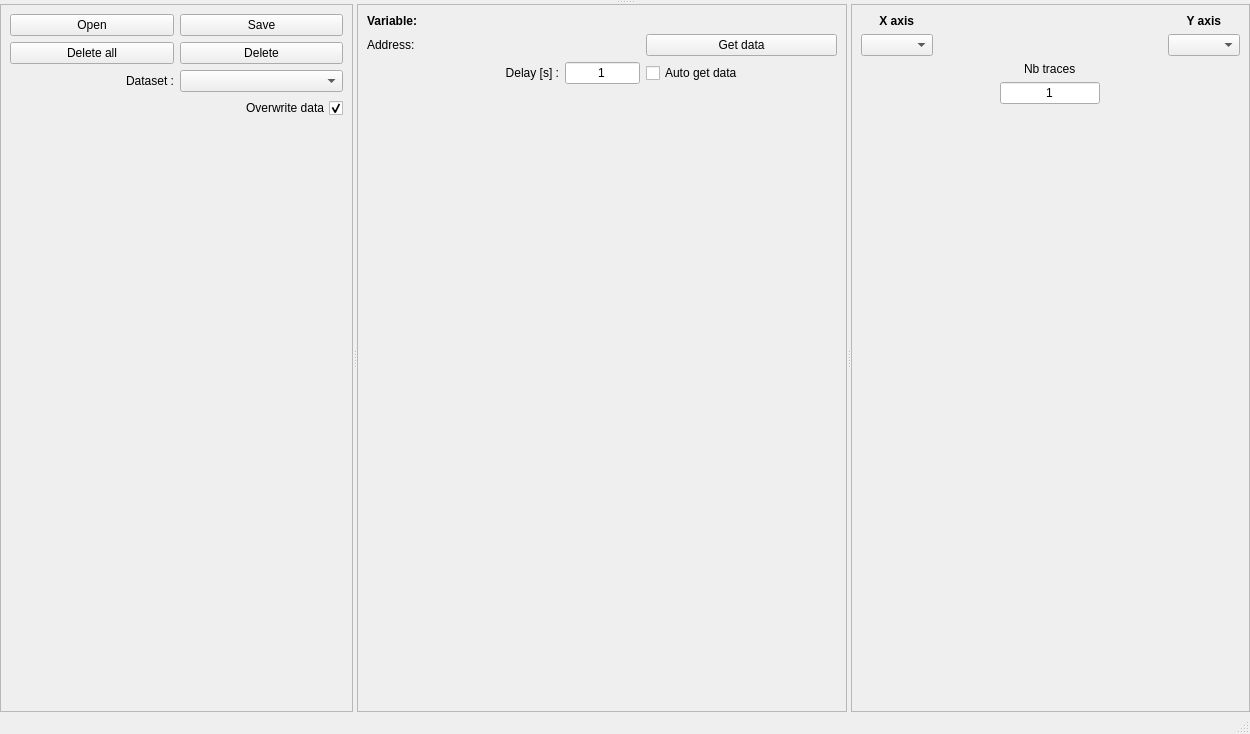
<?xml version="1.0" encoding="UTF-8"?>
<ui version="4.0">
 <class>MainWindow</class>
 <widget class="QMainWindow" name="MainWindow">
  <property name="geometry">
   <rect>
    <x>0</x>
    <y>0</y>
    <width>1250</width>
    <height>734</height>
   </rect>
  </property>
  <widget class="QWidget" name="centralwidget">
   <layout class="QVBoxLayout" name="verticalLayout_6">
    <property name="leftMargin">
     <number>0</number>
    </property>
    <property name="topMargin">
     <number>0</number>
    </property>
    <property name="rightMargin">
     <number>0</number>
    </property>
    <property name="bottomMargin">
     <number>0</number>
    </property>
    <item>
     <widget class="QSplitter" name="splitter">
      <property name="orientation">
       <enum>Qt::Vertical</enum>
      </property>
      <widget class="QSplitter" name="splitter_3">
       <property name="orientation">
        <enum>Qt::Horizontal</enum>
       </property>
       <widget class="QWidget" name="layoutWidget">
        <layout class="QVBoxLayout" name="graph"/>
       </widget>
      </widget>
      <widget class="QFrame" name="frame">
       <property name="frameShape">
        <enum>QFrame::NoFrame</enum>
       </property>
       <layout class="QHBoxLayout" name="horizontalLayout_2">
        <property name="spacing">
         <number>20</number>
        </property>
        <property name="leftMargin">
         <number>0</number>
        </property>
        <property name="topMargin">
         <number>0</number>
        </property>
        <property name="rightMargin">
         <number>0</number>
        </property>
        <property name="bottomMargin">
         <number>0</number>
        </property>
        <item>
         <widget class="QSplitter" name="splitter_2">
          <property name="orientation">
           <enum>Qt::Horizontal</enum>
          </property>
          <widget class="QFrame" name="frame3">
           <property name="frameShape">
            <enum>QFrame::StyledPanel</enum>
           </property>
           <layout class="QVBoxLayout" name="verticalLayout_2">
            <item>
             <layout class="QHBoxLayout" name="horizontalLayout_4">
              <item>
               <widget class="QPushButton" name="openButton">
                <property name="toolTip">
                 <string>Open data</string>
                </property>
                <property name="text">
                 <string>Open</string>
                </property>
               </widget>
              </item>
              <item>
               <widget class="QPushButton" name="save_pushButton">
                <property name="toolTip">
                 <string>Save selected data</string>
                </property>
                <property name="text">
                 <string>Save</string>
                </property>
               </widget>
              </item>
             </layout>
            </item>
            <item>
             <layout class="QHBoxLayout" name="horizontalLayout_3">
              <item>
               <widget class="QPushButton" name="clear_all_pushButton">
                <property name="toolTip">
                 <string>Delete all data</string>
                </property>
                <property name="text">
                 <string>Delete all</string>
                </property>
               </widget>
              </item>
              <item>
               <widget class="QPushButton" name="clear_pushButton">
                <property name="toolTip">
                 <string>Delete selected data</string>
                </property>
                <property name="text">
                 <string>Delete</string>
                </property>
               </widget>
              </item>
             </layout>
            </item>
            <item>
             <layout class="QHBoxLayout" name="horizontalLayout">
              <item>
               <widget class="QLabel" name="label_5">
                <property name="sizePolicy">
                 <sizepolicy hsizetype="Minimum" vsizetype="Preferred">
                  <horstretch>0</horstretch>
                  <verstretch>0</verstretch>
                 </sizepolicy>
                </property>
                <property name="text">
                 <string>Dataset :</string>
                </property>
                <property name="alignment">
                 <set>Qt::AlignRight|Qt::AlignTrailing|Qt::AlignVCenter</set>
                </property>
               </widget>
              </item>
              <item>
               <widget class="QComboBox" name="data_comboBox">
                <property name="toolTip">
                 <string>Select dataset to display</string>
                </property>
                <property name="sizeAdjustPolicy">
                 <enum>QComboBox::AdjustToContents</enum>
                </property>
               </widget>
              </item>
             </layout>
            </item>
            <item>
             <layout class="QHBoxLayout" name="horizontalLayout_6">
              <item>
               <widget class="QCheckBox" name="overwriteDataButton">
                <property name="toolTip">
                 <string>Select if want to overwrite data with same name</string>
                </property>
                <property name="layoutDirection">
                 <enum>Qt::RightToLeft</enum>
                </property>
                <property name="text">
                 <string>Overwrite data</string>
                </property>
                <property name="checked">
                 <bool>true</bool>
                </property>
               </widget>
              </item>
             </layout>
            </item>
            <item>
             <spacer name="verticalSpacer_3">
              <property name="orientation">
               <enum>Qt::Vertical</enum>
              </property>
              <property name="sizeHint" stdset="0">
               <size>
                <width>20</width>
                <height>40</height>
               </size>
              </property>
             </spacer>
            </item>
           </layout>
          </widget>
          <widget class="QFrame" name="frame_variable">
           <property name="frameShape">
            <enum>QFrame::StyledPanel</enum>
           </property>
           <layout class="QGridLayout" name="layout_variable">
            <item row="1" column="3">
             <widget class="QPushButton" name="plotDataButton">
              <property name="toolTip">
               <string>Display data from the given variable address</string>
              </property>
              <property name="text">
               <string>Get data</string>
              </property>
             </widget>
            </item>
            <item row="1" column="1">
             <widget class="QLabel" name="label">
              <property name="text">
               <string>Address:</string>
              </property>
             </widget>
            </item>
            <item row="2" column="2">
             <widget class="QLineEdit" name="delay_lineEdit">
              <property name="sizePolicy">
               <sizepolicy hsizetype="Fixed" vsizetype="Fixed">
                <horstretch>0</horstretch>
                <verstretch>0</verstretch>
               </sizepolicy>
              </property>
              <property name="minimumSize">
               <size>
                <width>50</width>
                <height>0</height>
               </size>
              </property>
              <property name="maximumSize">
               <size>
                <width>75</width>
                <height>16777215</height>
               </size>
              </property>
              <property name="toolTip">
               <string>Pause delay between data acquisition</string>
              </property>
              <property name="text">
               <string>1</string>
              </property>
              <property name="alignment">
               <set>Qt::AlignCenter</set>
              </property>
             </widget>
            </item>
            <item row="2" column="3">
             <widget class="QCheckBox" name="auto_plotDataButton">
              <property name="text">
               <string>Auto get data</string>
              </property>
             </widget>
            </item>
            <item row="3" column="2">
             <spacer name="verticalSpacer_2">
              <property name="orientation">
               <enum>Qt::Vertical</enum>
              </property>
              <property name="sizeHint" stdset="0">
               <size>
                <width>20</width>
                <height>40</height>
               </size>
              </property>
             </spacer>
            </item>
            <item row="0" column="1">
             <widget class="QLabel" name="label_8">
              <property name="font">
               <font>
                <weight>75</weight>
                <bold>true</bold>
               </font>
              </property>
              <property name="text">
               <string>Variable:</string>
              </property>
              <property name="alignment">
               <set>Qt::AlignLeading|Qt::AlignLeft|Qt::AlignTop</set>
              </property>
             </widget>
            </item>
            <item row="2" column="1">
             <widget class="QLabel" name="label_2">
              <property name="text">
               <string>Delay [s] :</string>
              </property>
              <property name="alignment">
               <set>Qt::AlignRight|Qt::AlignTrailing|Qt::AlignVCenter</set>
              </property>
             </widget>
            </item>
           </layout>
          </widget>
          <widget class="QFrame" name="frame6">
           <property name="frameShape">
            <enum>QFrame::StyledPanel</enum>
           </property>
           <layout class="QVBoxLayout" name="verticalLayout">
            <item>
             <layout class="QHBoxLayout" name="horizontalLayout_5">
              <item>
               <layout class="QVBoxLayout" name="verticalLayout_3">
                <item alignment="Qt::AlignHCenter">
                 <widget class="QLabel" name="label_6">
                  <property name="font">
                   <font>
                    <weight>75</weight>
                    <bold>true</bold>
                   </font>
                  </property>
                  <property name="text">
                   <string>X axis</string>
                  </property>
                  <property name="alignment">
                   <set>Qt::AlignRight|Qt::AlignTrailing|Qt::AlignVCenter</set>
                  </property>
                 </widget>
                </item>
                <item>
                 <widget class="QComboBox" name="variable_x_comboBox">
                  <property name="sizeAdjustPolicy">
                   <enum>QComboBox::AdjustToContents</enum>
                  </property>
                 </widget>
                </item>
               </layout>
              </item>
              <item>
               <spacer name="horizontalSpacer_2">
                <property name="orientation">
                 <enum>Qt::Horizontal</enum>
                </property>
                <property name="sizeHint" stdset="0">
                 <size>
                  <width>40</width>
                  <height>20</height>
                 </size>
                </property>
               </spacer>
              </item>
              <item>
               <layout class="QVBoxLayout" name="verticalLayout_4">
                <item alignment="Qt::AlignHCenter">
                 <widget class="QLabel" name="label_7">
                  <property name="font">
                   <font>
                    <weight>75</weight>
                    <bold>true</bold>
                   </font>
                  </property>
                  <property name="text">
                   <string>Y axis</string>
                  </property>
                  <property name="alignment">
                   <set>Qt::AlignRight|Qt::AlignTrailing|Qt::AlignVCenter</set>
                  </property>
                 </widget>
                </item>
                <item>
                 <widget class="QComboBox" name="variable_y_comboBox">
                  <property name="sizeAdjustPolicy">
                   <enum>QComboBox::AdjustToContents</enum>
                  </property>
                 </widget>
                </item>
               </layout>
              </item>
             </layout>
            </item>
            <item>
             <layout class="QHBoxLayout" name="horizontalLayout_7">
              <item>
               <layout class="QVBoxLayout" name="verticalLayout_5">
                <item alignment="Qt::AlignHCenter">
                 <widget class="QLabel" name="graph_nbTracesLabel">
                  <property name="sizePolicy">
                   <sizepolicy hsizetype="Fixed" vsizetype="Preferred">
                    <horstretch>0</horstretch>
                    <verstretch>0</verstretch>
                   </sizepolicy>
                  </property>
                  <property name="text">
                   <string>Nb traces</string>
                  </property>
                  <property name="alignment">
                   <set>Qt::AlignLeading|Qt::AlignLeft|Qt::AlignVCenter</set>
                  </property>
                 </widget>
                </item>
                <item alignment="Qt::AlignHCenter">
                 <widget class="QLineEdit" name="nbTraces_lineEdit">
                  <property name="sizePolicy">
                   <sizepolicy hsizetype="Fixed" vsizetype="Fixed">
                    <horstretch>0</horstretch>
                    <verstretch>0</verstretch>
                   </sizepolicy>
                  </property>
                  <property name="maximumSize">
                   <size>
                    <width>100</width>
                    <height>16777215</height>
                   </size>
                  </property>
                  <property name="toolTip">
                   <string>Number of visible traces</string>
                  </property>
                  <property name="text">
                   <string>1</string>
                  </property>
                  <property name="alignment">
                   <set>Qt::AlignCenter</set>
                  </property>
                 </widget>
                </item>
               </layout>
              </item>
             </layout>
            </item>
            <item>
             <spacer name="verticalSpacer">
              <property name="orientation">
               <enum>Qt::Vertical</enum>
              </property>
              <property name="sizeHint" stdset="0">
               <size>
                <width>20</width>
                <height>40</height>
               </size>
              </property>
             </spacer>
            </item>
           </layout>
          </widget>
         </widget>
        </item>
       </layout>
      </widget>
     </widget>
    </item>
   </layout>
  </widget>
  <widget class="QMenuBar" name="menuBar">
   <property name="geometry">
    <rect>
     <x>0</x>
     <y>0</y>
     <width>1250</width>
     <height>21</height>
    </rect>
   </property>
  </widget>
  <widget class="QStatusBar" name="statusBar"/>
 </widget>
 <tabstops>
  <tabstop>openButton</tabstop>
  <tabstop>save_pushButton</tabstop>
  <tabstop>clear_all_pushButton</tabstop>
  <tabstop>clear_pushButton</tabstop>
  <tabstop>data_comboBox</tabstop>
  <tabstop>overwriteDataButton</tabstop>
  <tabstop>plotDataButton</tabstop>
  <tabstop>delay_lineEdit</tabstop>
  <tabstop>auto_plotDataButton</tabstop>
 </tabstops>
 <resources/>
 <connections/>
</ui>
